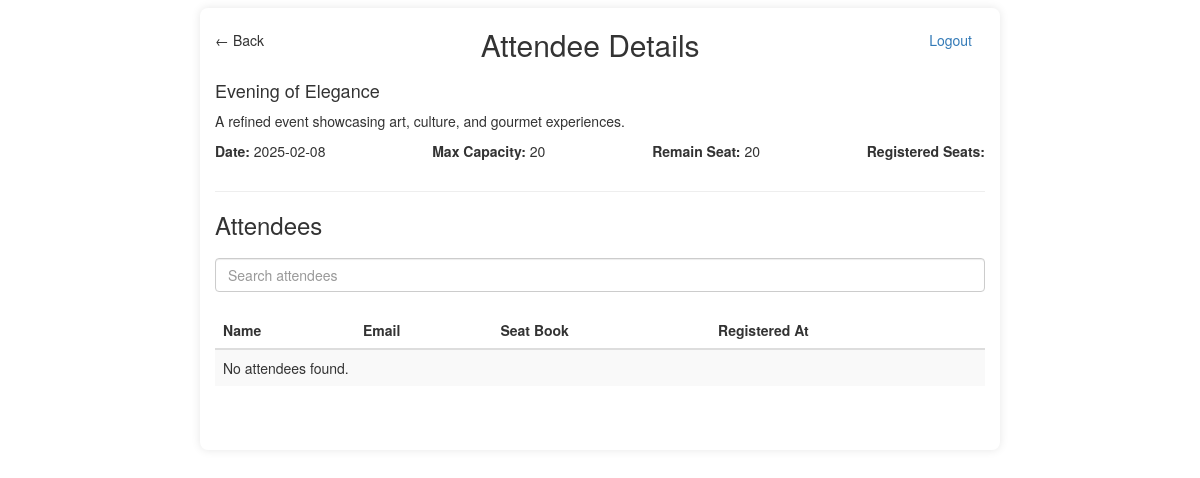
/event-management-system/events/view?id=20 (signed in), run on the app's committed database.
### tables this page shows
CREATE TABLE `events` (
  `id` int(11) NOT NULL,
  `name` varchar(100) NOT NULL,
  `description` text NOT NULL,
  `date` date NOT NULL,
  `max_capacity` int(11) NOT NULL,
  `created_by` int(11) DEFAULT NULL,
  `created_at` timestamp NOT NULL DEFAULT current_timestamp()
);

### controllers/EventController.php (called while the page is built, shortened)
<?php
class EventController {
    private $eventModel;
    private $attendeeModel;
    public function __construct($db) {
        require_once __DIR__ . '/../models/Event.php';
        require_once __DIR__ . '/../models/Attendee.php';
        $this->eventModel = new Event($db);
        $this->attendeeModel = new Attendee($db);
    }
    public function viewEvent($id) {
        $event = $this->eventModel->getEventById($id);
        $totalRegisteredSeats = $this->attendeeModel->getTotalAttendeesByEventId($id);
        $remainingSeats = $event['max_capacity'] - $totalRegisteredSeats;
        require __DIR__ . '/../views/events/view.php';
    }
}
?>

### Router.php (called while the page is built, shortened)
<?php
class Router
{
    private $routes = [];
    public function add($route, $callback)
    {
        $this->routes[$route] = $callback;
    }
    public function dispatch($url)
    {
        foreach ($this->routes as $route => $callback) {
            if ($route === $url) {
                return call_user_func($callback);
            }
        }
    }
}
?>

### models/Event.php (called while the page is built, shortened)
<?php
class Event {
    private $db;
    public function __construct($db) {
        $this->db = $db;
    }
    public function getEventById($id) {
        $stmt = $this->db->prepare("SELECT * FROM events WHERE id = ?");
        $stmt->execute([$id]);
        return $stmt->fetch(PDO::FETCH_ASSOC);
    }
}
?>

### models/Attendee.php (called while the page is built, shortened)
<?php
class Attendee {
    private $db;
    public function __construct($database) {
        $this->db = $database;
    }
    public function getTotalAttendeesByEventId($eventId) {
        $stmt = $this->db->prepare("SELECT SUM(seats) FROM attendees WHERE event_id = ?");
        $stmt->execute([$eventId]);
        return $stmt->fetchColumn();
    }
}
?>

### views/events/view.php (the view, shortened to what this page needs)
<!DOCTYPE html>
<html lang="en">
<head>
    <link rel="stylesheet" href="https://cdn.jsdelivr.net/npm/bootstrap@3.3.7/dist/css/bootstrap.min.css">
</head>
<body>
    <div class="container">
        <div style="display: flex; justify-content: space-between; align-items: center;">
            <span class="back-icon" onclick="history.back()">&larr; Back</span>
            <h2>Attendee Details</h2>
            <div class="text-right">
                <a href="/event-management-system/logout" class="btn btn-secondary">Logout</a>
            </div>
        </div>
        <div class="event-details">
            <h4><?= htmlspecialchars($event['name']) ?></h4>
            <p><?= htmlspecialchars($event['description']) ?></p>
            <div style="display: flex; justify-content: space-between;">
                <p><strong>Date: </strong> <?= htmlspecialchars($event['date']) ?></p>
                <p><strong>Max Capacity: </strong> <?= htmlspecialchars($event['max_capacity']) ?></p>
                <p><strong>Remain Seat: </strong> <?= htmlspecialchars($remainingSeats) ?></p>
                <p><strong>Registered Seats: </strong> <?= htmlspecialchars($totalRegisteredSeats) ?></p>
            </div>
        </div>
        <hr>
        <h3>Attendees</h3>
        <input type="text" id="searchQuery" class="form-control" placeholder="Search attendees"
            style="margin-top: 20px; margin-bottom: 20px;">
        <table class="table table-striped">
            <thead>
                <tr>
                    <th>Name</th>
                    <th>Email</th>
                    <th>Seat Book</th>
                    <th>Registered At</th>
                </tr>
            </thead>
            <tbody id="attendeeList">
                <?php if (!empty($attendees)): ?>
                    <?php foreach ($attendees as $attendee): ?>
                        <tr>
                            <td><?= htmlspecialchars($attendee['username']) ?></td>
                            <td><?= htmlspecialchars($attendee['email']) ?></td>
                            <td><?= htmlspecialchars($attendee['seats']) ?></td>
                            <td><?= htmlspecialchars($attendee['registered_at']) ?></td>
                        </tr>
                    <?php endforeach; ?>
                <?php else: ?>
                    <tr>
                        <td colspan="4">No attendees found.</td>
                    </tr>
                <?php endif; ?>
            </tbody>
        </table>
        <nav aria-label="Page navigation" class="text-right">
        </nav>
    </div>
</body>
</html>

### views/events/view.php (style rules this page uses)
.container { border-radius: 8px; box-shadow: 0 0 10px rgba(0, 0, 0, 0.1); max-width: 800px; margin-top: 8px; }

### data on the page
events: name "Evening of Elegance", description "A refined event showcasing art, culture, and gourmet experiences.", date "2025-02-08", max_capacity "20"
